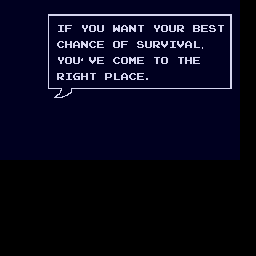

The image is a tile-based game level rendered from a .tmx file. Its description and complete source (layers, tilesets, objects, tile grids) follow:
An orthogonal 32x32 tile map with 8x8 px tiles, 1 tile layer (Tile Layer 1).

<map version="1.10" tiledversion="1.11.2" orientation="orthogonal" renderorder="right-down" width="32" height="32" tilewidth="8" tileheight="8" infinite="0" nextlayerid="2" nextobjectid="1">
 <editorsettings>
  <export target="diaFour.c" format="gba" />
 </editorsettings>
 <tileset firstgid="1" source="dialogueFont.tsx" />
 <layer id="1" name="Tile Layer 1" width="32" height="32">
  <data encoding="csv">
259,259,259,259,259,259,259,259,259,259,259,259,259,259,259,259,259,259,259,259,259,259,259,259,259,259,259,259,259,259,0,0,
259,259,259,259,259,259,297,297,297,297,297,297,297,297,297,297,297,297,297,297,297,297,297,297,297,297,297,297,297,258,0,0,
259,259,259,259,259,259,228,273,273,258,273,273,273,273,273,273,273,273,258,273,273,273,273,258,273,273,273,273,293,259,0,0,
259,259,259,259,259,259,228,105,102,258,140,130,136,198,138,97,129,135,258,140,130,136,133,258,98,101,134,135,293,259,0,0,
259,259,259,259,258,258,228,299,300,433,434,377,371,198,198,442,378,379,258,434,273,273,273,258,273,273,273,273,293,273,0,0,
259,259,259,259,258,258,228,99,104,97,129,99,101,258,130,102,196,134,136,133,137,105,137,97,108,162,273,273,293,226,0,0,
259,290,290,290,258,258,228,273,273,488,273,273,465,465,465,465,465,465,258,273,273,258,273,273,273,194,273,273,293,273,0,0,
259,290,290,290,258,258,228,140,130,136,164,137,101,225,99,130,109,101,258,135,130,258,135,104,101,273,273,273,293,273,0,0,
259,290,290,290,258,258,228,273,273,273,273,273,273,273,273,273,273,273,273,273,273,273,273,273,273,273,273,273,293,273,0,0,
259,290,290,290,258,258,228,133,105,103,104,135,273,131,108,97,99,101,166,273,273,273,273,273,273,273,273,273,293,273,0,0,
273,290,290,290,258,258,228,273,273,273,273,273,273,273,273,273,273,273,273,273,273,273,273,273,273,273,273,273,325,273,0,0,
273,290,290,290,258,258,358,359,360,361,362,362,362,362,362,362,362,362,362,362,362,362,362,362,362,362,362,362,362,273,0,0,
273,290,290,290,258,258,390,391,392,393,394,258,258,258,258,258,258,258,258,258,258,258,258,258,258,258,273,273,273,273,0,0,
273,290,290,290,290,290,290,290,290,290,290,290,290,290,290,290,290,290,290,290,290,290,290,290,290,290,290,290,273,273,0,0,
273,290,290,290,290,290,290,290,290,290,290,290,290,290,290,290,290,290,290,290,290,290,290,290,290,290,290,290,273,273,0,0,
273,290,290,290,290,290,290,290,290,290,290,290,290,290,290,290,290,290,290,290,290,290,290,290,290,290,290,290,273,273,0,0,
273,290,290,290,290,290,290,290,290,290,290,290,290,290,290,290,290,290,290,290,290,290,290,290,290,290,290,290,273,273,0,0,
273,290,290,290,290,290,290,290,290,290,290,290,290,290,290,290,290,290,290,290,290,290,290,290,290,290,290,290,273,273,0,0,
273,290,290,290,290,290,290,290,290,290,290,290,290,290,290,290,290,290,290,290,290,290,290,290,290,290,290,290,273,273,0,0,
273,273,273,273,273,273,273,273,273,273,273,273,273,273,273,273,273,273,273,273,273,273,273,273,273,273,273,273,273,273,0,0,
0,0,0,0,0,0,0,0,0,0,0,0,0,0,0,0,0,0,0,0,0,0,0,0,0,0,0,0,0,0,0,0,
0,0,0,0,0,0,0,0,0,0,0,0,0,0,0,0,0,0,0,0,0,0,0,0,0,0,0,0,0,0,0,0,
0,0,0,0,0,0,0,0,0,0,0,0,0,0,0,0,0,0,0,0,0,0,0,0,0,0,0,0,0,0,0,0,
0,0,0,0,0,0,0,0,0,0,0,0,0,0,0,0,0,0,0,0,0,0,0,0,0,0,0,0,0,0,0,0,
0,0,0,0,0,0,0,0,0,0,0,0,0,0,0,0,0,0,0,0,0,0,0,0,0,0,0,0,0,0,0,0,
0,0,0,0,0,0,0,0,0,0,0,0,0,0,0,0,0,0,0,0,0,0,0,0,0,0,0,0,0,0,0,0,
0,0,0,0,0,0,0,0,0,0,0,0,0,0,0,0,0,0,0,0,0,0,0,0,0,0,0,0,0,0,0,0,
0,0,0,0,0,0,0,0,0,0,0,0,0,0,0,0,0,0,0,0,0,0,0,0,0,0,0,0,0,0,0,0,
0,0,0,0,0,0,0,0,0,0,0,0,0,0,0,0,0,0,0,0,0,0,0,0,0,0,0,0,0,0,0,0,
0,0,0,0,0,0,0,0,0,0,0,0,0,0,0,0,0,0,0,0,0,0,0,0,0,0,0,0,0,0,0,0,
0,0,0,0,0,0,0,0,0,0,0,0,0,0,0,0,0,0,0,0,0,0,0,0,0,0,0,0,0,0,0,0,
0,0,0,0,0,0,0,0,0,0,0,0,0,0,0,0,0,0,0,0,0,0,0,0,0,0,0,0,0,0,0,0
</data>
 </layer>
</map>
